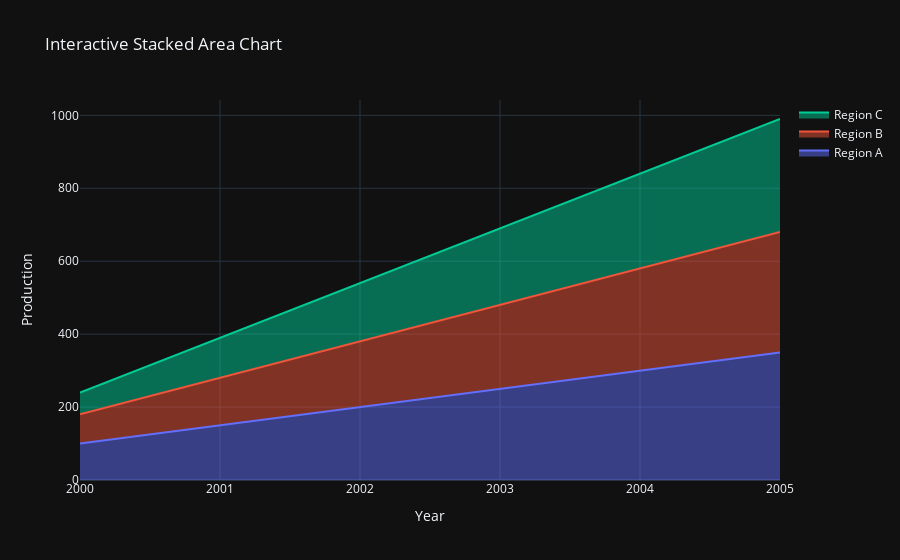

The notebook cell this image was saved under:
### Code cell
import plotly.graph_objects as go
import pandas as pd

# Sample data
data = {
    'week': list(range(10)),
    'minsMonkeytype': [],
    'minsEpistory':   [],
    'minsNgrams':     [74.283, 8.08, 0, 10.2, ],
    'minsColemakClub':[116.07, 22.9,8.56,0,0,2.8,0,0,0,0]
}

df = pd.DataFrame(data)

# Create the stacked area chart
fig = go.Figure()

for region in df.columns[1:]:
    fig.add_trace(go.Scatter(
        x=df['Year'],
        y=df[region],
        mode='lines',
        stackgroup='one',  # Define stack group
        name=region
    ))

# Customize the layout
fig.update_layout(
    title='Interactive Stacked Area Chart',
    xaxis_title='Year',
    yaxis_title='Production',
    template='plotly_dark'
)

# Show the figure
fig.show()

### Figure 1 — Plotly figure (JSON) as saved in the notebook; plotly's stock layout.template omitted (floating-point values rounded to 4 significant figures)
{"data": [{"mode": "lines", "name": "Region A", "stackgroup": "one", "type": "scatter", "x": [2000, 2001, 2002, 2003, 2004, 2005], "y": [100, 150, 200, 250, 300, 350]}, {"mode": "lines", "name": "Region B", "stackgroup": "one", "type": "scatter", "x": [2000, 2001, 2002, 2003, 2004, 2005], "y": [80, 130, 180, 230, 280, 330]}, {"mode": "lines", "name": "Region C", "stackgroup": "one", "type": "scatter", "x": [2000, 2001, 2002, 2003, 2004, 2005], "y": [60, 110, 160, 210, 260, 310]}], "layout": {"title": {"text": "Interactive Stacked Area Chart"}, "xaxis": {"title": {"text": "Year"}}, "yaxis": {"title": {"text": "Production"}}}}
